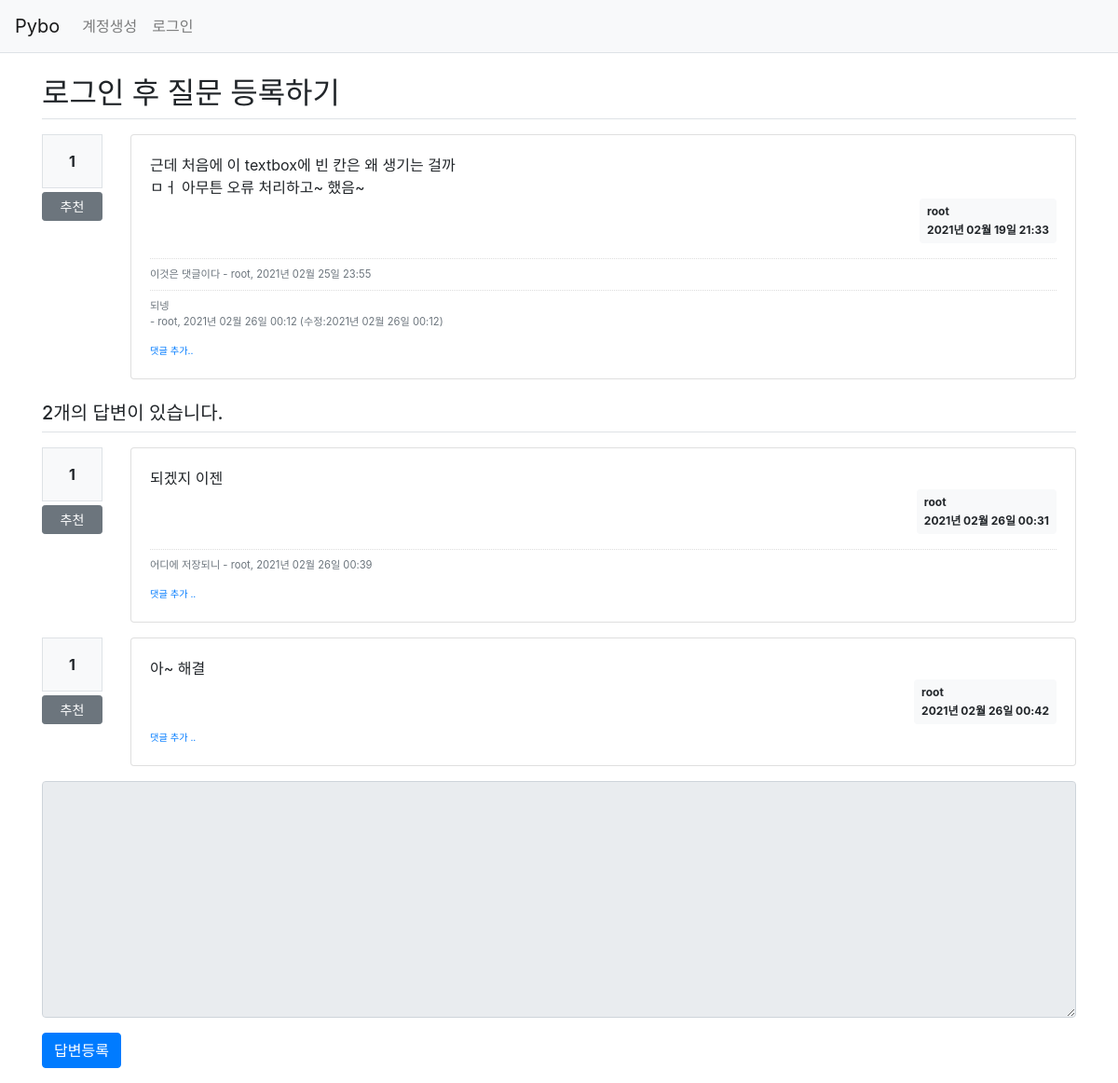
Screenshot of /question/detail/305/ with the database file from the repository.
### pybo/models.py (models this page shows)
class Question(db.Model):   # 모든 모델의 기본 클래스인 db.Model 상속받음.
    id = db.Column(db.Integer, primary_key=True)
    subject = db.Column(db.String(200), nullable=False)
    content = db.Column(db.Text(), nullable=False)
    create_date = db.Column(db.DateTime(), nullable=False)
    modify_date = db.Column(db.DateTime(), nullable=True)
    voter = db.relationship('User', secondary=question_voter, backref=db.backref('question_voter_set'))
    user_id = db.Column(db.Integer, db.ForeignKey('user.id', ondelete='CASCADE'), nullable=False)
    user = db.relationship('User', backref=db.backref('question_set'))

class User(db.Model):
    id = db.Column(db.Integer, primary_key=True)    # 자동으로 증가하는 user 모델의 기본 키
    username = db.Column(db.String(150), unique=True, nullable=False)
    password = db.Column(db.String(200), nullable=False)
    email = db.Column(db.String(120), unique=True, nullable=False)

class Comment(db.Model):
    id = db.Column(db.Integer, primary_key=True)
    user_id = db.Column(db.Integer, db.ForeignKey('user.id', ondelete='CASCADE'), nullable=False)
    user = db.relationship('User', backref=db.backref('comment_set'))
    content = db.Column(db.Text(), nullable=False)
    create_date = db.Column(db.DateTime(), nullable=False)
    modify_date = db.Column(db.DateTime())
    question_id = db.Column(db.Integer, db.ForeignKey('question.id', ondelete='CASCADE'), nullable=True)
    question = db.relationship('Question', backref=db.backref('comment_set'))
    answer_id = db.Column(db.Integer, db.ForeignKey('answer.id', ondelete='CASCADE'), nullable=True)
    answer = db.relationship('Answer', backref=db.backref('comment_set'))

class Answer(db.Model):
    id = db.Column(db.Integer, primary_key = True)
    question_id = db.Column(db.Integer, db.ForeignKey('question.id', ondelete='CASCADE'))
    question = db.relationship('Question', backref = db.backref('answer_set'))
    content = db.Column(db.Text(), nullable=False)
    create_date = db.Column(db.DateTime(), nullable=False)
    modify_date = db.Column(db.DateTime(), nullable=True)
    voter = db.relationship('User', secondary=answer_voter, backref=db.backref('answer_voter_set'))
    user_id = db.Column(db.Integer, db.ForeignKey('user.id', ondelete='CASCADE'), nullable=False)
    user = db.relationship('User', backref=db.backref('answer_set'))

### pybo/views/question_views.py (the view)
@bp.route('/detail/<int:question_id>/')
def detail(question_id):
    form = AnswerForm()
    question = Question.query.get_or_404(question_id)
    return render_template('question/question_detail.html', question=question, form=form)

### pybo/forms.py
class AnswerForm(FlaskForm):
    content = TextAreaField('내용', validators=[DataRequired('내용은 필수입력 항목입니다.')])

### pybo/filter.py (called while the page is built)
def format_datetime(value, fmt='%Y년 %m월 %d일 %H:%M'):
    return value.strftime(fmt)

### pybo/views/auth_views.py (called while the page is built)
@bp.before_app_request
def load_logged_in_user():
    user_id = session.get('user_id')
    if user_id is None:
        g.user = None
    else:
        g.user = User.query.get(user_id)

### pybo/templates/question/question_detail.html (shortened to what this page needs)
{% extends 'base.html' %}
{% block content %}
<div class="container my-3">
    <h2 class="border-bottom py-2">{{ question.subject }}</h2>
    <div class="row my-3">
        <div class="col-1">
            <div class="bg-light text-center p-3 border font-weight-bolder mb-1">{{ question.voter|length }}</div>
            <a href="#" data-uri="{{ url_for('vote.question', question_id=question.id) }}"
                class="recommend btn btn-sm btn-secondary btn-block my-1">추천</a>
        </div>
        <div class="col-11">
            <div class="card">
                <div class="card-body">
                    <div class="card-text" style="white-space: pre-line;">{{ question.content }}</div>
                    <div class="d-flex justify-content-end">
                        <div class="badge badge-light p-2 text-left">
                            <div class="mb-2">{{ question.user.username }}</div>
                            <div>{{ question.create_date | datetime }}</div>
                        </div>
                    </div>
                    {% if question.comment_set|length > 0 %}
                    <div class="mt-3">
                        {% for comment in question.comment_set %}
                        <div class="comment py-2 text-muted">
                            <span style="white-space: pre-line;">{{ comment.content }}</span>
                            <span>
                                - {{ comment.user.username }}, {{ comment.create_date|datetime }}
                                {% if comment.modify_date %}
                                (수정:{{ comment.modify_date|datetime }})
                                {% endif %}
                            </span>
                        </div>
                        {% endfor %}
                    </div>
                    {% endif %}
                    <div>
                        <a href="{{ url_for('comment.create_question', question_id=question.id) }}"
                            class="small"><small>댓글
                                추가..</small></a>
                    </div>
                </div>
            </div>
        </div>
    </div>
    <h5 class="border-bottom my-3 py-2">{{ question.answer_set|length }}개의 답변이 있습니다.</h5>
    {% for answer in question.answer_set %}
    <div class="row my-3">
        <div class="col-1">
            <div class="bg-light text-center p-3 border font-weight-bolder mb-1">{{ answer.voter|length }}</div>
            <a href="#" data-uri="{{ url_for('vote.answer', answer_id=answer.id) }}"
                class="recommend btn btn-sm btn-secondary btn-block my-1">추천</a>
        </div>
        <div class="col-11">
            <div class="card">
                <div class="card-body">
                    <div class="card-text" style="white-space: pre-line;">{{ answer.content }}</div>
                    <div class="d-flex justify-content-end">
                        <div class="badge badge-light p-2 text-left">
                            <div class="mb-2">{{ answer.user.username }}</div>
                            <div>{{ answer.create_date | datetime }}</div>
                        </div>
                    </div>
                    {% if answer.comment_set|length > 0 %}
                    <div class="mt-3">
                        {% for comment in answer.comment_set %}
                        <div class="comment py-2 text-muted">
                            <span style="white-space: pre-line;">{{ comment.content }}</span>
                            <span>- {{ comment.user.username }}, {{ comment.create_date|datetime }}
                            </span>
                        </div>
                        {% endfor %}
                    </div>
                    {% endif %}
                    <div>
                        <a href="{{ url_for('comment.create_answer', answer_id=answer.id) }}" class="small"><small>댓글 추가
                                ..</small></a>
                    </div>
                </div>
            </div>
        </div>
    </div>
    {% endfor %}
    <form action="{{ url_for('answer.create', question_id=question.id) }}" method="post" class="my-3">
        <div class="form-group">
            <textarea {% if not g.user %}disabled{% endif %} name="content" id="content" class="form-control"
                rows="10"></textarea>
        </div>
        <input type="submit" value="답변등록" class="btn btn-primary">
    </form>
</div>
{% endblock %}

### pybo/static/style.css (style rules this page uses)
.comment { border-top:dotted 1px #ddd; font-size:0.7em; }

### rows the page displays
Question: subject "로그인 후 질문 등록하기", content "근데 처음에 이 textbox에 빈 칸은 왜 생기는 걸까 ㅁㅓ 아무튼 오류 처리하고~ 했음~", create_date "2021년 02월 19일 21:33"
User: user.username "root"
Comment: content "이것은 댓글이다", user.username "root", create_date "2021년 02월 25일 23:55"
Comment: content "되넹", user.username "root", create_date "2021년 02월 26일 00:12", modify_date "2021년 02월 26일 00:12"
Answer: voter|length "1", content "되겠지 이젠", user.username "root", create_date "2021년 02월 26일 00:31"
Comment: content "어디에 저장되니", user.username "root", create_date "2021년 02월 26일 00:39"
Answer: voter|length "1", content "아~ 해결", user.username "root", create_date "2021년 02월 26일 00:42"

### other values shown
{{ question.voter|length }} "1"
{{ question.answer_set|length }} "2"
